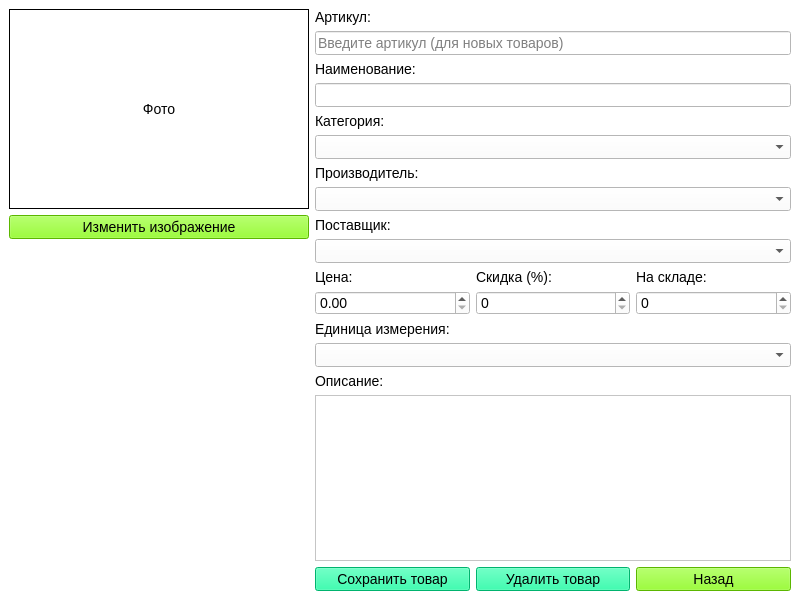
<?xml version="1.0" encoding="UTF-8"?>
<ui version="4.0">
 <class>ProductEditWindow</class>
 <widget class="QMainWindow" name="ProductEditWindow">
  <property name="geometry">
   <rect>
    <x>0</x>
    <y>0</y>
    <width>800</width>
    <height>600</height>
   </rect>
  </property>
  <property name="windowTitle">
   <string>Редактирование товара</string>
  </property>
  <property name="styleSheet">
   <string notr="true">background-color: #FFFFFF; font-family: 'Times New Roman'; font-size: 14px;</string>
  </property>
  <widget class="QWidget" name="centralwidget">
   <layout class="QHBoxLayout" name="horizontalLayout">
    <item>
     <layout class="QVBoxLayout" name="verticalLayout_img">
      <item>
       <widget class="QLabel" name="label_image">
        <property name="minimumSize">
         <size>
          <width>300</width>
          <height>200</height>
         </size>
        </property>
        <property name="maximumSize">
         <size>
          <width>300</width>
          <height>200</height>
         </size>
        </property>
        <property name="frameShape">
         <enum>QFrame::Box</enum>
        </property>
        <property name="text">
         <string>Фото</string>
        </property>
        <property name="alignment">
         <set>Qt::AlignCenter</set>
        </property>
       </widget>
      </item>
      <item>
       <widget class="QPushButton" name="btn_change_image">
        <property name="styleSheet">
         <string notr="true">background-color: #7FFF00;</string>
        </property>
        <property name="text">
         <string>Изменить изображение</string>
        </property>
       </widget>
      </item>
      <item>
       <spacer name="verticalSpacer">
        <property name="orientation">
         <enum>Qt::Vertical</enum>
        </property>
        <property name="sizeHint" stdset="0">
         <size>
          <width>20</width>
          <height>40</height>
         </size>
        </property>
       </spacer>
      </item>
     </layout>
    </item>
    <item>
     <layout class="QVBoxLayout" name="verticalLayout_fields">
      <item>
       <widget class="QLabel" name="label_1">
        <property name="text">
         <string>Артикул:</string>
        </property>
       </widget>
      </item>
      <item>
       <widget class="QLineEdit" name="line_article">
        <property name="readOnly">
         <bool>false</bool>
        </property>
        <property name="placeholderText">
         <string>Введите артикул (для новых товаров)</string>
        </property>
       </widget>
      </item>
      <item>
       <widget class="QLabel" name="label_2">
        <property name="text">
         <string>Наименование:</string>
        </property>
       </widget>
      </item>
      <item>
       <widget class="QLineEdit" name="line_name"/>
      </item>
      <item>
       <widget class="QLabel" name="label_3">
        <property name="text">
         <string>Категория:</string>
        </property>
       </widget>
      </item>
      <item>
       <widget class="QComboBox" name="combo_category"/>
      </item>
      <item>
       <widget class="QLabel" name="label_4">
        <property name="text">
         <string>Производитель:</string>
        </property>
       </widget>
      </item>
      <item>
       <widget class="QComboBox" name="combo_manufacturer"/>
      </item>
      <item>
       <widget class="QLabel" name="label_5">
        <property name="text">
         <string>Поставщик:</string>
        </property>
       </widget>
      </item>
      <item>
       <widget class="QComboBox" name="combo_supplier"/>
      </item>
      <item>
       <layout class="QHBoxLayout" name="horizontalLayout_price">
        <item>
         <layout class="QVBoxLayout" name="l1">
          <item>
           <widget class="QLabel" name="label_6">
            <property name="text">
             <string>Цена:</string>
            </property>
           </widget>
          </item>
          <item>
           <widget class="QDoubleSpinBox" name="spin_cost">
            <property name="maximum">
             <double>999999.990000000048894</double>
            </property>
           </widget>
          </item>
         </layout>
        </item>
        <item>
         <layout class="QVBoxLayout" name="l2">
          <item>
           <widget class="QLabel" name="label_7">
            <property name="text">
             <string>Скидка (%):</string>
            </property>
           </widget>
          </item>
          <item>
           <widget class="QSpinBox" name="spin_discount">
            <property name="maximum">
             <number>100</number>
            </property>
           </widget>
          </item>
         </layout>
        </item>
        <item>
         <layout class="QVBoxLayout" name="l3">
          <item>
           <widget class="QLabel" name="label_8">
            <property name="text">
             <string>На складе:</string>
            </property>
           </widget>
          </item>
          <item>
           <widget class="QSpinBox" name="spin_quantity">
            <property name="maximum">
             <number>100000</number>
            </property>
           </widget>
          </item>
         </layout>
        </item>
       </layout>
      </item>
      <item>
       <widget class="QLabel" name="label_9">
        <property name="text">
         <string>Единица измерения:</string>
        </property>
       </widget>
      </item>
      <item>
       <widget class="QComboBox" name="combo_unit"/>
      </item>
      <item>
       <widget class="QLabel" name="label_10">
        <property name="text">
         <string>Описание:</string>
        </property>
       </widget>
      </item>
      <item>
       <widget class="QTextEdit" name="text_description"/>
      </item>
      <item>
       <layout class="QHBoxLayout" name="horizontalLayout_btns">
        <item>
         <widget class="QPushButton" name="btn_save">
          <property name="styleSheet">
           <string notr="true">background-color: #00FA9A;</string>
          </property>
          <property name="text">
           <string>Сохранить товар</string>
          </property>
         </widget>
        </item>
        <item>
         <widget class="QPushButton" name="btn_delete">
          <property name="styleSheet">
           <string notr="true">background-color: #00FA9A;</string>
          </property>
          <property name="text">
           <string>Удалить товар</string>
          </property>
         </widget>
        </item>
        <item>
         <widget class="QPushButton" name="btn_back">
          <property name="styleSheet">
           <string notr="true">background-color: #7FFF00;</string>
          </property>
          <property name="text">
           <string>Назад</string>
          </property>
         </widget>
        </item>
       </layout>
      </item>
     </layout>
    </item>
   </layout>
  </widget>
 </widget>
 <resources/>
 <connections/>
</ui>
